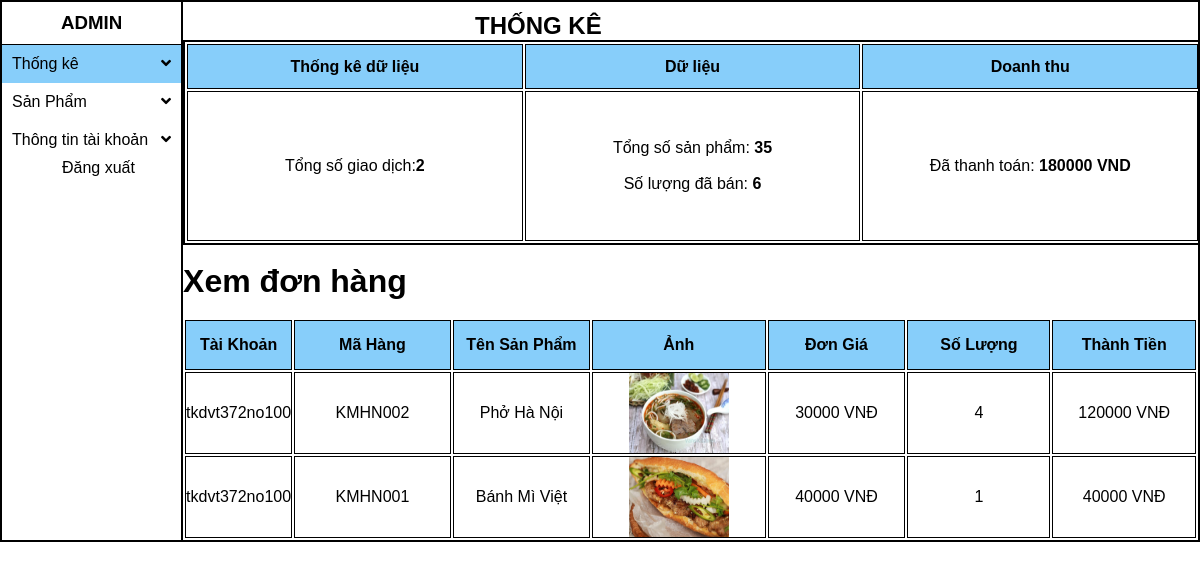
Screenshot of /xem.php?madonhang=42 with the database file from the repository.
### tables this page shows
CREATE TABLE `chitietdonhang` (
  `id` int(20) NOT NULL,
  `TaiKhoan` varchar(20) NOT NULL,
  `MaHang` varchar(20) NOT NULL,
  `TenSP` varchar(20) NOT NULL,
  `Anh` varchar(200) NOT NULL,
  `DonGia` varchar(20) NOT NULL,
  `SoLuong` varchar(20) NOT NULL,
  `ThanhTien` varchar(20) NOT NULL,
  `MaDonHang` varchar(20) NOT NULL
);

### xem.php (the view, shortened to what this page needs)
<html>
<link rel="stylesheet" href="https://use.fontawesome.com/releases/v5.11.0/css/all.css">
<link rel="stylesheet" href="css/thongke.css">
<?php
       $conn=ketnoidataba();
        $sql = "SELECT * FROM thongtindathang";
        $result = $conn->query($sql);
        if ($result->num_rows > 0){
            $tonggiaodich=0;$tongdoanhthu=0;
            while($row = $result->fetch_assoc()) {
               $tonggiaodich++;
               $tongdoanhthu+=$row["TongTien"];
            }
        }
        $sql1 = "SELECT * FROM tbthemsp";
        $result1 = $conn->query($sql1);
        if ($result1->num_rows > 0){
           $demsanpham=0;
            while($row1 = $result1->fetch_assoc()) {
               $demsanpham++;
            }
        }
        $sql2 = "SELECT * FROM chitietdonhang";
        $result2 = $conn->query($sql2);
        if ($result2->num_rows > 0){
           $soluongdaban=0;
            while($row2 = $result2->fetch_assoc()) {
               $soluongdaban+=$row2["SoLuong"];
            }
        }
?>
<?php
     if(isset($_GET["madonhang"])){
         $madonhang=$_GET["madonhang"];
     }
?>
<body>
<body>
        <div class="container">
           <div class="left">
               <h3>ADMIN</h3>
               <ul>
                <a href="thongke.php"><li  style="background-color:lightskyblue;">Thống kê<i  class="fa fa-angle-down"></i></li></a>
                  <a href="thongtinsp.php"><li> Sản Phẩm<i  class="fa fa-angle-down"></i></li></a>
                  <a href="thongtintk.php"><li> Thông tin tài khoản<i  class="fa fa-angle-down"></i></li></a>
               </ul>
               <a style="margin-left:60px" href="dangnhap.php">Đăng xuất</a>
           </div>
           <div class="right">
               <div class="top">
                   <h2>THỐNG KÊ</h2>
               </div>
               <br>
               <br>
               <div class="container1">
               <table id="table">
                   <tr>
                       <th style="height:45px; background-color: lightskyblue;border:1px solid black;">Thống kê dữ liệu</th>
                       <th style=" background-color: lightskyblue;border:1px solid black;">Dữ liệu</th>
                       <th style=" background-color: lightskyblue;border:1px solid black;">Doanh thu</th>
                   </tr>
                                <tr id="thongtin">
                                    <td class="td" style="width:300px;margin-right:300px;">Tổng số giao dịch:<b><?php echo  $tonggiaodich ?></b></td>
                                    <td class="td" style="width:300px">Tổng số sản phẩm: <b><?php echo $demsanpham ?></b>
                                    <br><br>Số lượng đã bán: <b><?php echo $soluongdaban ?></b></td>
                                    <td class="td" style="width:300px" >Đã thanh toán: <b><?php echo $tongdoanhthu ?> VND</b></td>
                                </tr>
               </table>
                </div>
                <br>
                <?php
                        $sql4 = "SELECT * FROM chitietdonhang where MaDonHang='$madonhang'";
                        $result4 = $conn->query($sql4);
                        if ($result4->num_rows > 0) {
                ?>
                <h1>Xem đơn hàng</h1>
                <br>
                <table id="table">
                   <tr>
                       <th style="height:50px; background-color: lightskyblue;border:1px solid black;">Tài Khoản</th>
                       <th style=" background-color: lightskyblue;border:1px solid black;">Mã Hàng</th>
                       <th style=" background-color: lightskyblue;border:1px solid black;">Tên Sản Phẩm</th>
                       <th style=" background-color: lightskyblue;border:1px solid black;">Ảnh</th>
                       <th style=" background-color: lightskyblue;border:1px solid black;">Đơn Giá</th>
                       <th style=" background-color: lightskyblue;border:1px solid black;">Số Lượng</th>
                       <th style=" background-color: lightskyblue;border:1px solid black;">Thành Tiền</th>
                    <?php
                        while($row4 = $result4->fetch_assoc()) {
                    ?>
                   </tr>
                                <tr id="thongtin">
                                    <td class="td" style="width:100px;height:40px;border:1px solid black;text-align:center;"><?php echo $row4["TaiKhoan"] ?></td>
                                    <td class="" style="width:300px;height:40px;border:1px solid black;text-align:center;"><?php echo $row4["MaHang"] ?></td>
                                    <td class="" style="width:300px;height:40px;border:1px solid black;text-align:center;" ><?php echo $row4["TenSP"] ?></td>
                                    <td class="" style="width:300px;height:40px;border:1px solid black;text-align:center;" ><img style="width:100px;height:80px" src="image/<?php echo $row4["Anh"]?>" alt=""></td>
                                    <td class="" style="width:300px;height:40px;border:1px solid black;text-align:center;" ><?php echo $row4["DonGia"].' VNĐ' ?></td>
                                    <td class="" style="width:300px;height:40px;border:1px solid black;text-align:center;" ><?php echo $row4["SoLuong"] ?></td>
                                    <td class="" style="width:300px;height:40px;border:1px solid black;text-align:center;" ><?php echo $row4["ThanhTien"].' VNĐ' ?></td>
                                </tr>
                    <?php } ?>
               </table>
               <?php
                } else {
                    echo "không có dữ liệu";
                }
                ?>
           </div>
        </div>
    </body>
</body>
</html>

### css/thongke.css (style rules this page uses)
* { margin:0; padding:0; color:black; font-family: Arial, Helvetica, sans-serif; }
.container { margin: 0 auto; border:2px solid black; display: flex; }
.left { width: 15%; border-right: 2px solid black; }
h3 { padding:10px; border-bottom:1px solid black; text-align: center; }
li { list-style: none; padding:10px; }
a { text-decoration: none; }
i { float:right; }
.right { width: 85%; }
.top { display:block; }
.top h2 { float: left; width:70%; margin-top:10px; text-align: center; }
.td { text-align: center; border:1px solid black; height: 150px; }
.container1 { margin: 0 auto; border:2px solid black; display: flex; width: 100%; }
#table { width: 100%; }

### rows the page displays
chitietdonhang: TaiKhoan "tkdvt372no100", MaHang "KMHN002", TenSP "Phở Hà Nội", Anh (picture), DonGia "30000", SoLuong "4", ThanhTien "120000"
chitietdonhang: TaiKhoan "tkdvt372no100", MaHang "KMHN001", TenSP "Bánh Mì Việt", Anh (picture), DonGia "40000", SoLuong "1", ThanhTien "40000"

### other values shown
$tonggiaodich "2"
$demsanpham "35"
$soluongdaban "6"
$tongdoanhthu "180000"
